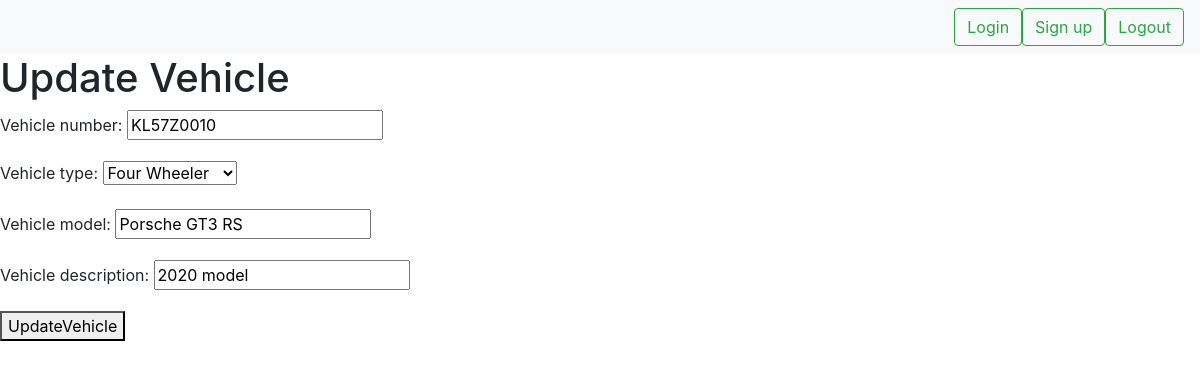
Screenshot of /management_admin/1/update/ with the database file from the repository.
### super_admin/models.py (models this page shows, shortened)
class Vehicle(models.Model):
    vehicle_number = models.CharField(max_length=100,null=True)
    vehicle =(
        ("Two Wheeler","Two Wheeler"),
        ("Three Wheeler","Three Wheeler"),
        ("Four Wheeler","Four Wheeler"),
    )
    vehicle_type = models.CharField(max_length=50,choices=vehicle, default="Two Wheeler")
    vehicle_model = models.CharField(max_length=50)
    vehicle_description = models.CharField(max_length=100,null=True)

### management_admin/views.py (the view)
# urls.py: path('<int:pk>/update/', VehicleUpdate.as_view(), name='update_vehicle'),
class VehicleUpdate(UpdateView):
    model = Vehicle
    template_name = 'update_detail.html'
    fields = ['vehicle_number', 'vehicle_type', 'vehicle_model', 'vehicle_description']
    success_url = reverse_lazy('management_vehicle_list')

### management_admin/templates/update_detail.html (shortened to what this page needs)
{% extends 'navbar.html'%}
{% load static %}
{% block content %}
    <h1>Update Vehicle</h1>
    <form method="post">
        {{ form.as_p }}
        <button type="submit">UpdateVehicle</button>
    </form>
   {% endblock %}

### rows the page displays
Vehicle: vehicle_number "KL57Z0010", vehicle_type "Four Wheeler", vehicle_model "Porsche GT3 RS", vehicle_description "2020 model"
